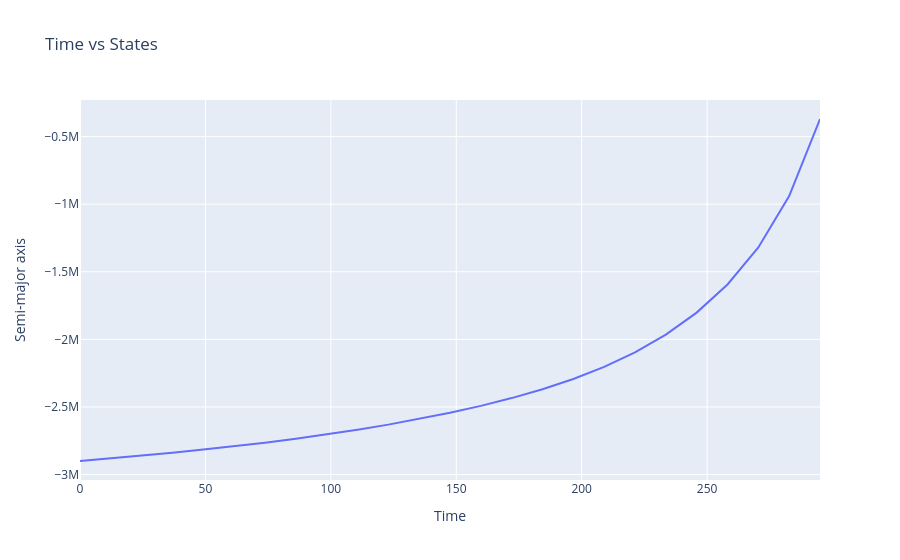

The notebook cell saved with this chart:
### Code cell
plot(
    sol.t, a -earth_r,
    title="Time vs States", 
    xlabel="Time", 
    ylabel="Semi-major axis",
    )

### Figure 1 — Plotly figure (JSON) as saved in the notebook; plotly's stock layout.template omitted (floating-point values rounded to 4 significant figures)
{"data": [{"mode": "lines", "name": "Trace 1", "type": "scatter", "x": [0, 12.29, 24.58, 36.88, 49.17, 61.46, 73.75, 86.04, 98.33, 110.6, 122.9, 135.2, 147.5, 159.8, 172.1, 184.4, 196.7, 209.0, 221.2, 233.5, 245.8, 258.1, 270.4, 282.7, 295], "y": [-2900000.0, -2881000.0, -2860000.0, -2839000.0, -2816000.0, -2791000.0, -2764000.0, -2735000.0, -2704000.0, -2669000.0, -2631000.0, -2589000.0, -2543000.0, -2492000.0, -2435000.0, -2369000.0, -2293000.0, -2203000.0, -2096000.0, -1965000.0, -1802000.0, -1594000.0, -1320000.0, -939900.0, -369900.0], "yaxis": "y"}], "layout": {"title": {"text": "Time vs States"}, "xaxis": {"title": {"text": "Time"}}, "yaxis": {"title": {"text": "Semi-major axis"}}}}
